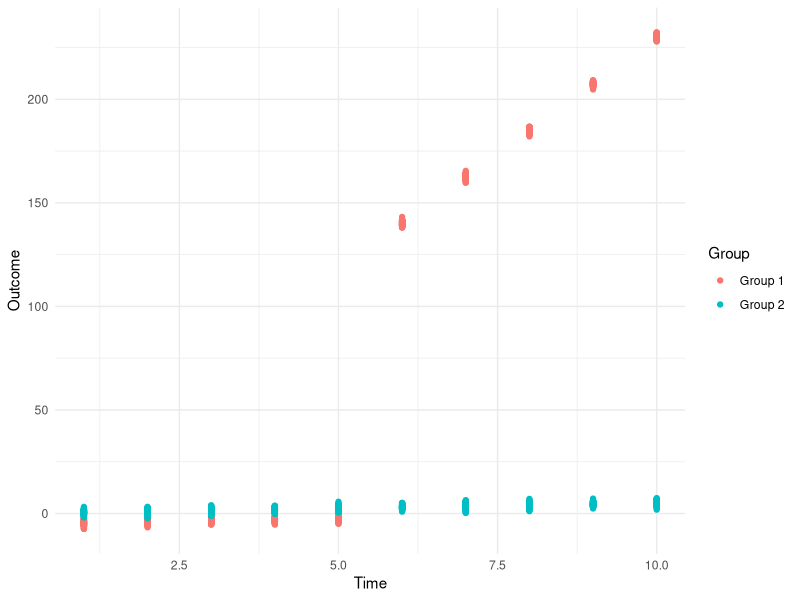
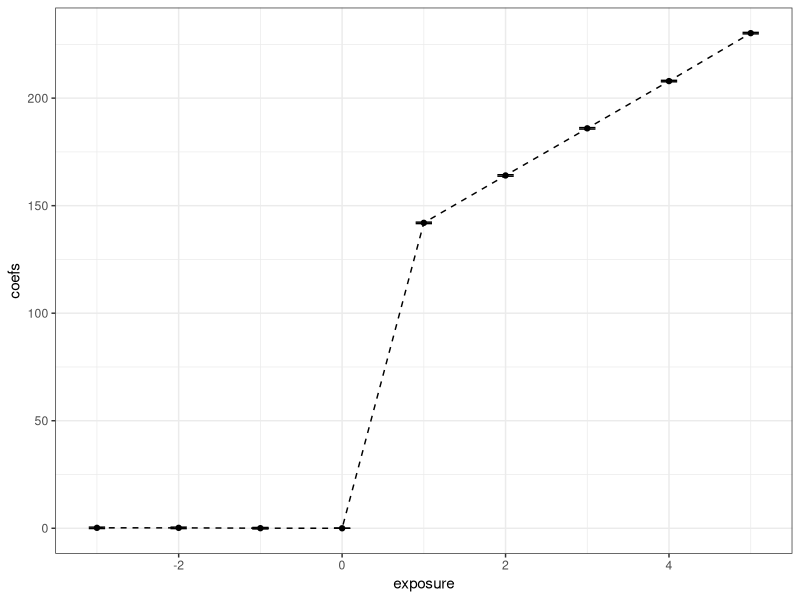

Write R code to recreate these figures, in order.
# Load required libraries
library(dplyr)
library(ggplot2)
library(broom) # for tidy function
library(plm)

# Set seed for reproducibility
set.seed(1234)

# Number of individuals per group
n_per_group <- 100

# Number of time periods
n_periods <- 10

# Time variable
time <- 1:n_periods

# Treatment period
tp=n_periods/2

# Generate synthetic data
data <- data.frame(
  Group = rep(c("Group 1", "Group 2"), each = n_per_group * n_periods),
  Individual = rep(rep(1:n_per_group, each = n_periods), times = 2),
  Time = rep(time, times = 2 * n_per_group),
  stringsAsFactors = FALSE
)

# data = data %>% group_by(Individual) %>% mutate(Treatment = ifelse(Time > 50 & Group == "Group 1", 1, 0),
#                                                 Outcome = rnorm(2 * n_periods, mean = ifelse(Treatment == 1, 2+0.5*Time+5, -5+0.5*Time))) %>% distinct()

data = data %>% group_by(Individual) %>% mutate(Treatment = ifelse(Time > tp & Group == "Group 1", 1, 0),
                                                Outcome = rnorm(2 * n_periods, mean = case_when(
                                                  Treatment == 1 & Group== "Group 1" ~ -5+0.5*Time+10+22*Time,
                                                  Treatment == 0 & Group== "Group 1" ~ -5+0.5*Time,
                                                  TRUE ~ 0.5*Time))) %>% distinct() %>% 
  group_by(Individual, Group) %>% mutate(TreatmentPeriod = if(is.na(which(Treatment>0)[1])){0}else{which(Treatment>0)[1]})

# Rename individuals to be unique
data$Individual = rep(1:(n_per_group*2), each = n_periods)

# Plot the simulated data
ggplot(data, aes(x = Time, y = Outcome, color = Group, linetype = factor(Treatment))) +
  geom_point() +
  labs(x = "Time", y = "Outcome", color = "Group", linetype = "Treatment") +
  theme_minimal()

# Estimate DiD parameters using linear regression
diD_model <- lm(Outcome ~ Treatment + Time + Treatment:Time + Group, data = data)

# Display DiD model summary
summary(diD_model)

# Event study approach

# generate leads and lags of the treatment
t0 = 3 # Number of periods before the event
t1 = 5 # Number of periods after the event
Dtl <- sapply(-t0:t1, function(l) {1*((data$Time == data$TreatmentPeriod + l) & (data$TreatmentPeriod > 0))})
Dtl <- as.data.frame(Dtl)
cnames1 <- paste0("Dtmin", t0:1)
colnames(Dtl) <- c(cnames1, paste0("Dt", 0:t1))
data <- cbind.data.frame(data, Dtl)
row.names(data) <- NULL

# panel regression
pdata = pdata.frame(data, index = c("Individual", "Time", "Group"))
# table(index(pdata))

es <- plm(as.formula(paste("Outcome ~", paste(colnames(Dtl), collapse="+"))), data = pdata, model = "within", effect = "twoways")

summary(es)

# Plot
coefs1 <- coef(es)
ses1 <- sqrt(diag(summary(es)$vcov))
idx.pre <- 1:t0
idx.post <- (t1-1):length(coefs1)
coefs <- c(coefs1[idx.pre], 0, coefs1[idx.post])
ses <- c(ses1[idx.pre], 0, ses1[idx.post])
exposure <- -t0:t1

cmat <- data.frame(coefs=coefs, ses=ses, exposure=exposure)

ggplot(data = cmat, mapping = aes(y = coefs, x = exposure)) +
  geom_line(linetype = "dashed") +
  geom_point() + 
  geom_errorbar(aes(ymin = (coefs-1.96*ses), ymax = (coefs+1.96*ses)), width = 0.2) +
  theme_bw()

valeurs_reg_Dt <- as.numeric(coef(es))


# Afficher les coefficients numériques
print(valeurs_reg_Dt)

valeurs_reg_Dt_aprestraitement <- valeurs_reg_Dt[(t0+2):(t1+t0+1)]

df1 = data.frame(y = valeurs_reg_Dt_aprestraitement, x = c(1:t1))


maregression = lm(y~x, data = df1)

summary(maregression)

#On retrouve (en faisant la régression de outcome sur les Dt0,1,2 (les positifs)) bien le coeff de 0.3 qui nous avait servi à simuler les données post traitement
# régression linéaire : Treatment:Time  0.27985    0.03295   8.492   <2e-16 ***
# event study :            x            0.32795    0.03786   8.662  0.00324 ** 
# les deux approches semblent trouver le bon résultat
